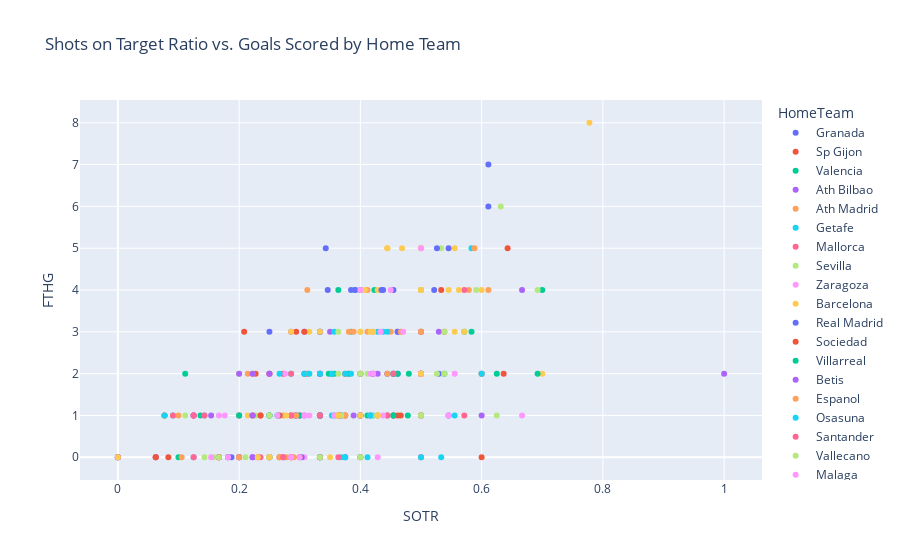

Notebook code for this chart:
### Markdown cell above
As we can see from the plot, there is a significant variation in shots on target ratio among different teams. Let's also create a scatter plot to examine the relationship between shots on target ratio and the number of goals scored by a team.

### Code cell
fig = px.scatter(df, x='SOTR', y='FTHG', color='HomeTeam', title='Shots on Target Ratio vs. Goals Scored by Home Team')
fig.show()

### Figure 1 — Plotly figure (JSON) as saved in the notebook; plotly's stock layout.template omitted (floating-point values rounded to 4 significant figures)
{"data": [{"hovertemplate": "HomeTeam=Granada<br>SOTR=%{x}<br>FTHG=%{y}<extra></extra>", "legendgroup": "Granada", "marker": {"color": "#636efa", "symbol": "circle"}, "mode": "markers", "name": "Granada", "orientation": "v", "showlegend": true, "type": "scatter", "x": [0.1818, 0.25, 0.2, 0.1667, 0, 0.1875, 0.4545, 0.4615, 0.3529, 0.4, 0.5, 0.4, 0.375, 0.3077, 0.2, 0.4444, 0.5455, 0.5294, 0.4167], "xaxis": "x", "y": [0, 1, 1, 0, 0, 0, 1, 2, 2, 1, 2, 4, 0, 2, 0, 2, 1, 2, 1], "yaxis": "y"}, {"hovertemplate": "HomeTeam=Sp Gijon<br>SOTR=%{x}<br>FTHG=%{y}<extra></extra>", "legendgroup": "Sp Gijon", "marker": {"color": "#EF553B", "symbol": "circle"}, "mode": "markers", "name": "Sp Gijon", "orientation": "v", "showlegend": true, "type": "scatter", "x": [0.2353, 0.2667, 0.0625, 0.25, 0.3125, 0.3636, 0.4211, 0.5, 0.5, 0.6364, 0.4545, 0.3, 0.4667, 0.2727, 0.4286, 0.2083, 0.375, 0.2273, 0.25], "xaxis": "x", "y": [1, 0, 0, 0, 2, 1, 2, 0, 1, 2, 1, 1, 1, 2, 1, 3, 2, 2, 2], "yaxis": "y"}, {"hovertemplate": "HomeTeam=Valencia<br>SOTR=%{x}<br>FTHG=%{y}<extra></extra>", "legendgroup": "Valencia", "marker": {"color": "#00cc96", "symbol": "circle"}, "mode": "markers", "name": "Valencia", "orientation": "v", "showlegend": true, "type": "scatter", "x": [0.4231, 0.5, 0.1111, 0.4783, 0.1364, 0.3846, 0.3571, 0.625, 0.4615, 0.25, 0.3636, 0.5, 0.3478, 0.3571, 0.3333, 0.7, 0.5, 0.3913, 0.4118], "xaxis": "x", "y": [4, 1, 2, 1, 1, 3, 2, 2, 2, 0, 4, 1, 2, 1, 1, 4, 4, 4, 1], "yaxis": "y"}, {"hovertemplate": "HomeTeam=Ath Bilbao<br>SOTR=%{x}<br>FTHG=%{y}<extra></extra>", "legendgroup": "Ath Bilbao", "marker": {"color": "#ab63fa", "symbol": "circle"}, "mode": "markers", "name": "Ath Bilbao", "orientation": "v", "showlegend": true, "type": "scatter", "x": [0.4, 0.5, 0.6, 0.4615, 0.2857, 1, 0.2222, 0.125, 0.4545, 0.5294, 0.35, 0.3077, 0.5, 0.2727, 0.3333, 0.3333, 0.1538, 0.1818, 0.0625], "xaxis": "x", "y": [1, 2, 1, 3, 3, 2, 0, 1, 2, 3, 3, 3, 2, 0, 1, 1, 1, 0, 0], "yaxis": "y"}, {"hovertemplate": "HomeTeam=Ath Madrid<br>SOTR=%{x}<br>FTHG=%{y}<extra></extra>", "legendgroup": "Ath Madrid", "marker": {"color": "#FFA15A", "symbol": "circle"}, "mode": "markers", "name": "Ath Madrid", "orientation": "v", "showlegend": true, "type": "scatter", "x": [0.2857, 0.4118, 0.5789, 0.2667, 0.2, 0.3889, 0.5, 0.381, 0.2903, 0.45, 0.3333, 0.5, 0.2143, 0.381, 0.5, 0.2727, 0.4118, 0.07692, 0.2222], "xaxis": "x", "y": [0, 4, 4, 0, 1, 3, 3, 3, 0, 3, 0, 1, 2, 2, 3, 1, 3, 1, 2], "yaxis": "y"}, {"hovertemplate": "HomeTeam=Getafe<br>SOTR=%{x}<br>FTHG=%{y}<extra></extra>", "legendgroup": "Getafe", "marker": {"color": "#19d3f3", "symbol": "circle"}, "mode": "markers", "name": "Getafe", "orientation": "v", "showlegend": true, "type": "scatter", "x": [0.25, 0.2857, 0.4167, 0.375, 0.3077, 0.3571, 0.1429, 0.3684, 0.125, 0, 0.4211, 0.3529, 0.09091, 0.4444, 0.4, 0.5833, 0.25, 0.4444, 0], "xaxis": "x", "y": [1, 0, 1, 0, 2, 3, 1, 1, 0, 0, 1, 1, 1, 3, 2, 5, 1, 1, 0], "yaxis": "y"}, {"hovertemplate": "HomeTeam=Mallorca<br>SOTR=%{x}<br>FTHG=%{y}<extra></extra>", "legendgroup": "Mallorca", "marker": {"color": "#FF6692", "symbol": "circle"}, "mode": "markers", "name": "Mallorca", "orientation": "v", "showlegend": true, "type": "scatter", "x": [0.3636, 0.1667, 0.25, 0.09091, 0.2941, 0.3333, 0.5, 0.3333, 0.3333, 0.125, 0.3636, 0.5714, 0.1429, 0.3333, 0.2, 0.2308, 0.3333, 0.4, 0.3], "xaxis": "x", "y": [1, 0, 2, 1, 1, 0, 2, 1, 1, 1, 1, 4, 1, 2, 0, 0, 1, 1, 1], "yaxis": "y"}, {"hovertemplate": "HomeTeam=Sevilla<br>SOTR=%{x}<br>FTHG=%{y}<extra></extra>", "legendgroup": "Sevilla", "marker": {"color": "#B6E880", "symbol": "circle"}, "mode": "markers", "name": "Sevilla", "orientation": "v", "showlegend": true, "type": "scatter", "x": [0.6, 0.3333, 0.5, 0.2, 0.5, 0.4194, 0.625, 0.4667, 0.3158, 0.1579, 0.4, 0.4118, 0.25, 0.1667, 0.4, 0.3636, 0.2273, 0.25, 0.5333], "xaxis": "x", "y": [2, 1, 1, 2, 2, 1, 1, 3, 2, 0, 1, 2, 1, 0, 3, 3, 1, 1, 5], "yaxis": "y"}, {"hovertemplate": "HomeTeam=Zaragoza<br>SOTR=%{x}<br>FTHG=%{y}<extra></extra>", "legendgroup": "Zaragoza", "marker": {"color": "#FF97FF", "symbol": "circle"}, "mode": "markers", "name": "Zaragoza", "orientation": "v", "showlegend": true, "type": "scatter", "x": [0.125, 0.4167, 0.5, 0.5, 0, 0.5385, 0.1538, 0.4286, 0.2667, 0.3, 0.3077, 0.3333, 0.1765, 0.25, 0.3571, 0.5, 0.381, 0.4167, 0.2759], "xaxis": "x", "y": [0, 2, 0, 2, 0, 2, 0, 0, 1, 1, 0, 2, 1, 1, 1, 1, 2, 1, 2], "yaxis": "y"}, {"hovertemplate": "HomeTeam=Barcelona<br>SOTR=%{x}<br>FTHG=%{y}<extra></extra>", "legendgroup": "Barcelona", "marker": {"color": "#FECB52", "symbol": "circle"}, "mode": "markers", "name": "Barcelona", "orientation": "v", "showlegend": true, "type": "scatter", "x": [0.5, 0.7778, 0.4444, 0.3158, 0.2857, 0.5556, 0.4074, 0.5, 0.5, 0.5625, 0.5, 0.4688, 0.3333, 0.4444, 0.7, 0.5, 0.2143, 0.5455, 0.4286], "xaxis": "x", "y": [5, 8, 5, 3, 0, 5, 4, 4, 5, 4, 2, 5, 3, 5, 2, 4, 1, 4, 4], "yaxis": "y"}, {"hovertemplate": "HomeTeam=Real Madrid<br>SOTR=%{x}<br>FTHG=%{y}<extra></extra>", "legendgroup": "Real Madrid", "marker": {"color": "#636efa", "symbol": "circle"}, "mode": "markers", "name": "Real Madrid", "orientation": "v", "showlegend": true, "type": "scatter", "x": [0.3846, 0.6111, 0.4545, 0.4615, 0.6111, 0.4375, 0.2941, 0.3429, 0.4348, 0.3333, 0.3462, 0.3913, 0.5455, 0.3333, 0.5263, 0.303, 0.25, 0.3333, 0.5217], "xaxis": "x", "y": [4, 6, 4, 3, 7, 4, 1, 5, 4, 3, 4, 4, 5, 1, 5, 0, 3, 3, 4], "yaxis": "y"}, {"hovertemplate": "HomeTeam=Sociedad<br>SOTR=%{x}<br>FTHG=%{y}<extra></extra>", "legendgroup": "Sociedad", "marker": {"color": "#EF553B", "symbol": "circle"}, "mode": "markers", "name": "Sociedad", "orientation": "v", "showlegend": true, "type": "scatter", "x": [0.4, 0.2857, 0.2667, 0.1667, 0.6, 0.08333, 0.3077, 0.3, 0.0625, 0.6429, 0.5, 0.07692, 0.5385, 0.3333, 0.5333, 0.2353, 0.2222, 0.2941, 0.4615], "xaxis": "x", "y": [2, 1, 1, 0, 0, 0, 3, 0, 0, 5, 2, 1, 3, 1, 4, 1, 1, 3, 1], "yaxis": "y"}, {"hovertemplate": "HomeTeam=Villarreal<br>SOTR=%{x}<br>FTHG=%{y}<extra></extra>", "legendgroup": "Villarreal", "marker": {"color": "#00cc96", "symbol": "circle"}, "mode": "markers", "name": "Villarreal", "orientation": "v", "showlegend": true, "type": "scatter", "x": [0.4545, 0.6923, 0.48, 0.3333, 0.4545, 0.4545, 0.3684, 0.5385, 0.5714, 0.4, 0.5833, 0.381, 0.25, 0.2, 0.3333, 0.3333, 0.2632, 0.3, 0.1], "xaxis": "x", "y": [2, 2, 2, 0, 2, 1, 1, 2, 3, 0, 3, 2, 1, 1, 0, 2, 1, 1, 0], "yaxis": "y"}, {"hovertemplate": "HomeTeam=Betis<br>SOTR=%{x}<br>FTHG=%{y}<extra></extra>", "legendgroup": "Betis", "marker": {"color": "#ab63fa", "symbol": "circle"}, "mode": "markers", "name": "Betis", "orientation": "v", "showlegend": true, "type": "scatter", "x": [0.2917, 0.6667, 0.2, 0.2222, 0, 0.25, 0.2222, 0.4211, 0.125, 0.375, 0.2, 0.3077, 0.4286, 0.2222, 0.3889, 0.5, 0.4, 0.3333, 0.6], "xaxis": "x", "y": [1, 4, 0, 0, 0, 2, 2, 2, 1, 1, 2, 1, 2, 1, 1, 3, 1, 2, 2], "yaxis": "y"}, {"hovertemplate": "HomeTeam=Espanol<br>SOTR=%{x}<br>FTHG=%{y}<extra></extra>", "legendgroup": "Espanol", "marker": {"color": "#FFA15A", "symbol": "circle"}, "mode": "markers", "name": "Espanol", "orientation": "v", "showlegend": true, "type": "scatter", "x": [0.6, 0.375, 0.2, 0.2941, 0.1053, 0.375, 0.6111, 0.2857, 0.5, 0.5, 0.2857, 0.1, 0.5882, 0.4667, 0.375, 0.4444, 0.3125, 0.2778, 0.4444], "xaxis": "x", "y": [2, 1, 0, 1, 0, 1, 4, 1, 3, 1, 0, 1, 5, 3, 1, 2, 4, 0, 1], "yaxis": "y"}, {"hovertemplate": "HomeTeam=Osasuna<br>SOTR=%{x}<br>FTHG=%{y}<extra></extra>", "legendgroup": "Osasuna", "marker": {"color": "#19d3f3", "symbol": "circle"}, "mode": "markers", "name": "Osasuna", "orientation": "v", "showlegend": true, "type": "scatter", "x": [0.3333, 0.5333, 0.6, 0.4375, 0.3846, 0.5, 0.375, 0.3158, 0.25, 0.4167, 0.4118, 0.4286, 0.2667, 0.3529, 0.3684, 0.07692, 0.2857, 0.3333, 0.5556], "xaxis": "x", "y": [2, 0, 2, 3, 2, 0, 2, 2, 0, 1, 0, 3, 2, 2, 0, 1, 2, 1, 1], "yaxis": "y"}, {"hovertemplate": "HomeTeam=Santander<br>SOTR=%{x}<br>FTHG=%{y}<extra></extra>", "legendgroup": "Santander", "marker": {"color": "#FF6692", "symbol": "circle"}, "mode": "markers", "name": "Santander", "orientation": "v", "showlegend": true, "type": "scatter", "x": [0.125, 0.4, 0.5714, 0.25, 0.3333, 0.3636, 0.125, 0.3636, 0.2857, 0.4444, 0.4545, 0.1667, 0.3684, 0, 0.3333, 0.2857, 0.2353, 0.2727, 0.2857], "xaxis": "x", "y": [0, 0, 1, 0, 1, 1, 1, 0, 1, 1, 2, 0, 1, 0, 0, 0, 0, 0, 2], "yaxis": "y"}, {"hovertemplate": "HomeTeam=Vallecano<br>SOTR=%{x}<br>FTHG=%{y}<extra></extra>", "legendgroup": "Vallecano", "marker": {"color": "#B6E880", "symbol": "circle"}, "mode": "markers", "name": "Vallecano", "orientation": "v", "showlegend": true, "type": "scatter", "x": [0.25, 0.5, 0.1667, 0.4, 0.6923, 0.25, 0.3684, 0.3636, 0.3333, 0.5263, 0.5385, 0.1429, 0.5909, 0.5385, 0.2105, 0.6316, 0.25, 0.4, 0.1111], "xaxis": "x", "y": [0, 1, 0, 2, 4, 1, 1, 2, 0, 2, 2, 0, 4, 3, 0, 6, 0, 0, 1], "yaxis": "y"}, {"hovertemplate": "HomeTeam=Malaga<br>SOTR=%{x}<br>FTHG=%{y}<extra></extra>", "legendgroup": "Malaga", "marker": {"color": "#FF97FF", "symbol": "circle"}, "mode": "markers", "name": "Malaga", "orientation": "v", "showlegend": true, "type": "scatter", "x": [0.45, 0.3077, 0.4211, 0.2857, 0.4211, 0.5, 0.2632, 0.1818, 0.6667, 0.5556, 0.4706, 0.5, 0.1667, 0.4, 0.3, 0.4333, 0.3158, 0.4375, 0.5455], "xaxis": "x", "y": [4, 1, 3, 0, 2, 2, 1, 0, 1, 2, 3, 5, 1, 4, 0, 3, 1, 1, 1], "yaxis": "y"}, {"hovertemplate": "HomeTeam=Levante<br>SOTR=%{x}<br>FTHG=%{y}<extra></extra>", "legendgroup": "Levante", "marker": {"color": "#FECB52", "symbol": "circle"}, "mode": "markers", "name": "Levante", "orientation": "v", "showlegend": true, "type": "scatter", "x": [0.3636, 0.4167, 0.2857, 0.4, 0.2308, 0.6, 0.4286, 0.25, 0, 0.2778, 0.4286, 0.4211, 0.5714, 0.3636, 0.35, 0.5, 0.4, 0.5556, 0.3333], "xaxis": "x", "y": [1, 3, 3, 3, 0, 4, 1, 0, 0, 1, 1, 3, 3, 1, 0, 2, 1, 3, 3], "yaxis": "y"}], "layout": {"legend": {"title": {"text": "HomeTeam"}, "tracegroupgap": 0}, "title": {"text": "Shots on Target Ratio vs. Goals Scored by Home Team"}, "xaxis": {"anchor": "y", "domain": [0, 1], "title": {"text": "SOTR"}}, "yaxis": {"anchor": "x", "domain": [0, 1], "title": {"text": "FTHG"}}}}
